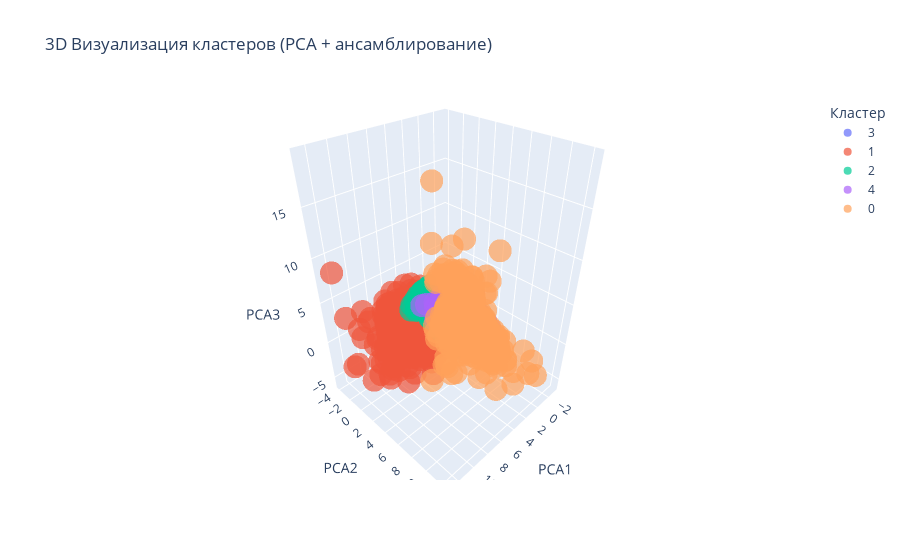

The notebook cell this image was saved under:
### Code cell
# 3D PCA визуализация
import plotly.express as px

pca_3d = PCA(n_components=3)
df_pca_3d = pca_3d.fit_transform(df)

viz_df = pd.DataFrame({
    'PCA1': df_pca_3d[:, 0],
    'PCA2': df_pca_3d[:, 1],
    'PCA3': df_pca_3d[:, 2],
    'Кластер': ensemble_labels.astype(str)
})

fig = px.scatter_3d(viz_df, x='PCA1', y='PCA2', z='PCA3',
    color='Кластер', title='3D Визуализация кластеров (PCA + ансамблирование)',
    opacity=0.7
)
fig.show()

### Figure 1 — Plotly figure (JSON) as saved in the notebook; plotly's stock layout.template omitted (floating-point values rounded to 4 significant figures; data arrays with more than 128 entries replaced by an {"elided": "..."} marker saying what was removed)
{"data": [{"hovertemplate": "Кластер=3<br>PCA1=%{x}<br>PCA2=%{y}<br>PCA3=%{z}<extra></extra>", "legendgroup": "3", "marker": {"color": "#636efa", "opacity": 0.7, "symbol": "circle"}, "mode": "markers", "name": "3", "scene": "scene", "showlegend": true, "x": {"elided": "2752 float values"}, "y": {"elided": "2752 float values"}, "z": {"elided": "2752 float values"}, "type": "scatter3d"}, {"hovertemplate": "Кластер=1<br>PCA1=%{x}<br>PCA2=%{y}<br>PCA3=%{z}<extra></extra>", "legendgroup": "1", "marker": {"color": "#EF553B", "opacity": 0.7, "symbol": "circle"}, "mode": "markers", "name": "1", "scene": "scene", "showlegend": true, "x": {"elided": "1235 float values"}, "y": {"elided": "1235 float values"}, "z": {"elided": "1235 float values"}, "type": "scatter3d"}, {"hovertemplate": "Кластер=2<br>PCA1=%{x}<br>PCA2=%{y}<br>PCA3=%{z}<extra></extra>", "legendgroup": "2", "marker": {"color": "#00cc96", "opacity": 0.7, "symbol": "circle"}, "mode": "markers", "name": "2", "scene": "scene", "showlegend": true, "x": {"elided": "3476 float values"}, "y": {"elided": "3476 float values"}, "z": {"elided": "3476 float values"}, "type": "scatter3d"}, {"hovertemplate": "Кластер=4<br>PCA1=%{x}<br>PCA2=%{y}<br>PCA3=%{z}<extra></extra>", "legendgroup": "4", "marker": {"color": "#ab63fa", "opacity": 0.7, "symbol": "circle"}, "mode": "markers", "name": "4", "scene": "scene", "showlegend": true, "x": {"elided": "692 float values"}, "y": {"elided": "692 float values"}, "z": {"elided": "692 float values"}, "type": "scatter3d"}, {"hovertemplate": "Кластер=0<br>PCA1=%{x}<br>PCA2=%{y}<br>PCA3=%{z}<extra></extra>", "legendgroup": "0", "marker": {"color": "#FFA15A", "opacity": 0.7, "symbol": "circle"}, "mode": "markers", "name": "0", "scene": "scene", "showlegend": true, "x": {"elided": "705 float values"}, "y": {"elided": "705 float values"}, "z": {"elided": "705 float values"}, "type": "scatter3d"}], "layout": {"scene": {"domain": {"x": [0.0, 1.0], "y": [0.0, 1.0]}, "xaxis": {"title": {"text": "PCA1"}}, "yaxis": {"title": {"text": "PCA2"}}, "zaxis": {"title": {"text": "PCA3"}}}, "legend": {"title": {"text": "Кластер"}, "tracegroupgap": 0}, "title": {"text": "3D Визуализация кластеров (PCA + ансамблирование)"}}}
